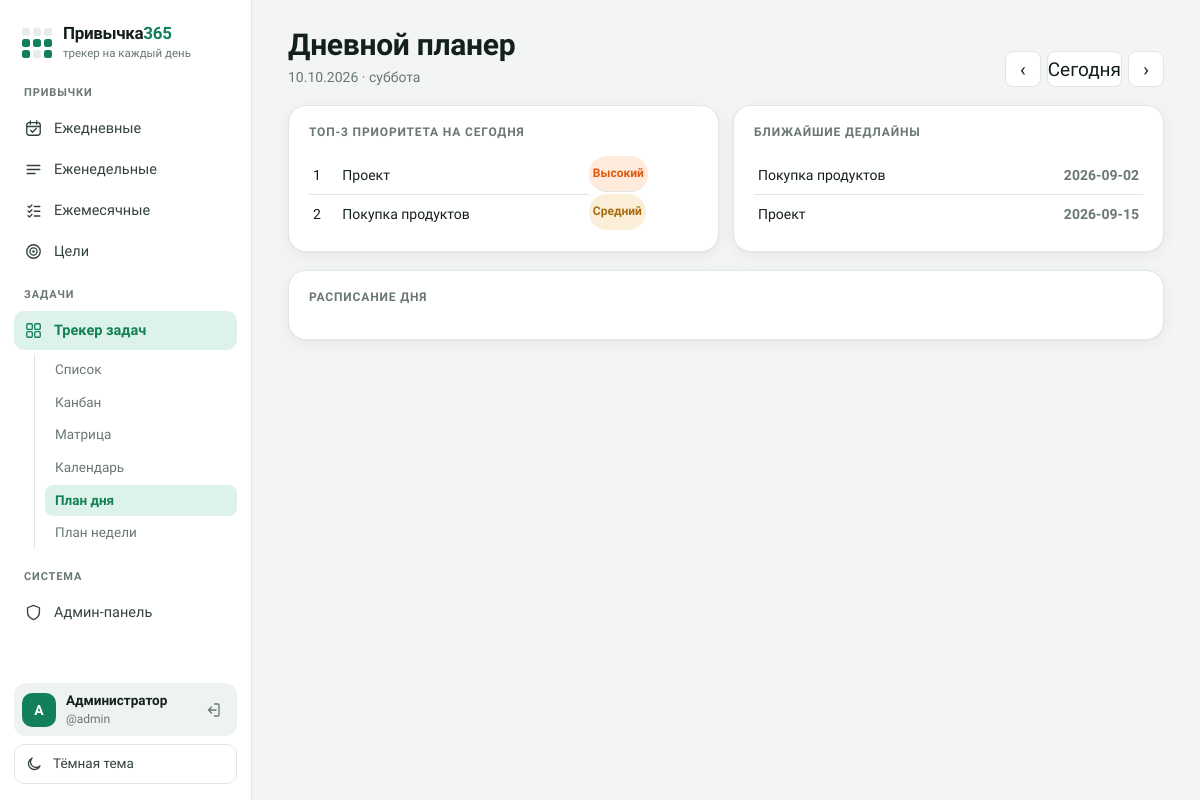
/tasks/planner/daily (signed in), run on the app's committed database.
### tables this page shows
CREATE TABLE users (
        id INTEGER PRIMARY KEY AUTOINCREMENT,
        username TEXT UNIQUE NOT NULL,
        display_name TEXT NOT NULL,
        password_hash TEXT NOT NULL,
        is_admin INTEGER DEFAULT 0,
        created_at TEXT DEFAULT CURRENT_TIMESTAMP
    );

CREATE TABLE tasks (
        id INTEGER PRIMARY KEY AUTOINCREMENT,
        user_id INTEGER NOT NULL,
        title TEXT NOT NULL,
        due_date TEXT,
        assignee TEXT,
        status TEXT DEFAULT 'Не начато',
        category TEXT,
        priority TEXT DEFAULT 'Средний',
        important INTEGER DEFAULT 0,
        urgent INTEGER DEFAULT 0,
        description TEXT,
        created_at TEXT DEFAULT CURRENT_TIMESTAMP,
        FOREIGN KEY (user_id) REFERENCES users(id) ON DELETE CASCADE
    );

### app.py (the view)
@app.route("/tasks/planner/daily")
@app.route("/tasks/planner/daily/<iso_date>")
@login_required
def tasks_planner_daily(iso_date=None):
    user_id = session['user_id']
    d = date.fromisoformat(iso_date) if iso_date else date.today()
    schedule = db.get_schedule(user_id, d.isoformat())
    open_tasks = db.get_tasks(user_id)
    open_tasks = [t for t in open_tasks if t["status"] != "Выполнено"]
    prio_order = {"Критичный": 0, "Высокий": 1, "Средний": 2, "Низкий": 3}
    top3 = sorted(open_tasks, key=lambda t: prio_order.get(t["priority"], 9))[:3]
    upcoming = sorted(
        [t for t in db.get_tasks(user_id) if t["due_date"] and t["status"] != "Выполнено"],
        key=lambda t: t["due_date"]
    )[:8]
    return render_template(
        "tasks_planner.html", mode="daily", the_date=d, schedule=schedule,
        open_tasks=open_tasks, upcoming=upcoming, top3=top3,
        prev_date=(d - timedelta(days=1)).isoformat(),
        next_date=(d + timedelta(days=1)).isoformat(),
        active="tasks", tasks_tab="daily",
    )

### app.py (called while the page is built)
def today_ym():
    t = date.today()
    return t.year, t.month

@app.before_request
def log_visits():
    if request.path.startswith('/static/') or request.path in ['/login', '/register']:
        return
    if request.headers.get('X-Requested-With') == 'XMLHttpRequest':
        return
    user_id = session.get('user_id')
    db.log_visit(
        user_id=user_id,
        ip=request.remote_addr,
        user_agent=request.headers.get('User-Agent'),
        path=request.path
    )

def login_required(f):
    @wraps(f)
    def decorated_function(*args, **kwargs):
        if 'user_id' not in session:
            flash('Пожалуйста, войдите в систему')
            return redirect(url_for('login'))
        return f(*args, **kwargs)
    return decorated_function

def get_current_user():
    if 'user_id' in session:
        conn = db.get_db()
        user = conn.execute(
            "SELECT id, username, display_name, is_admin FROM users WHERE id = ?",
            (session['user_id'],)
        ).fetchone()
        conn.close()
        return dict(user) if user else None
    return None

@app.context_processor
def inject_now():
    y, m = today_ym()
    return {
        "now_y": y,
        "now_m": m,
        "date": date,
        "current_user": get_current_user()
    }

### database.py (called while the page is built)
def get_db():
    conn = sqlite3.connect(DB_PATH)
    conn.row_factory = sqlite3.Row
    conn.execute("PRAGMA foreign_keys = ON")
    return conn

def log_visit(user_id=None, ip=None, user_agent=None, path=None):
    conn = get_db()
    conn.execute(
        "INSERT INTO visits (user_id, ip, user_agent, path) VALUES (?, ?, ?, ?)",
        (user_id, ip, user_agent, path)
    )
    conn.commit()
    conn.close()

def get_schedule(user_id, date_str):
    conn = get_db()
    rows = conn.execute(
        "SELECT * FROM schedule WHERE user_id = ? AND date = ?",
        (user_id, date_str)
    ).fetchall()
    conn.close()
    return [dict(r) for r in rows]

### templates/tasks_planner.html (shortened to what this page needs)
{% extends "base.html" %}
{% block content %}
{% if mode == 'daily' %}
<div class="page-header">
  <div>
    <h1>Дневной планер</h1>
    <p class="muted">{{ the_date.strftime('%d.%m.%Y') }} &middot; {{ ['понедельник','вторник','среда','четверг','пятница','суббота','воскресенье'][the_date.weekday()] }}</p>
  </div>
  <div class="month-nav">
    <a class="btn-icon" href="{{ url_for('tasks_planner_daily', iso_date=prev_date) }}">‹</a>
    <a class="btn-icon" href="{{ url_for('tasks_planner_daily') }}">Сегодня</a>
    <a class="btn-icon" href="{{ url_for('tasks_planner_daily', iso_date=next_date) }}">›</a>
  </div>
</div>
<div class="tasks-top-grid" style="grid-template-columns: 1fr 1fr;">
  <div class="card">
    <div class="card-title">Топ-3 приоритета на сегодня</div>
    <table class="stat-table">
      {% for t in top3 %}
      <tr><td>{{ loop.index }}</td><td>{{ t.title }}</td><td class="badge badge-{{ t.priority }}">{{ t.priority }}</td></tr>
      {% else %}
      <tr><td class="muted">Нет открытых задач</td></tr>
      {% endfor %}
    </table>
  </div>
  <div class="card">
    <div class="card-title">Ближайшие дедлайны</div>
    <table class="stat-table">
      {% for t in upcoming %}
      <tr><td>{{ t.title }}</td><td class="muted">{{ t.due_date }}</td></tr>
      {% else %}<tr><td class="muted">Нет задач со сроком</td></tr>{% endfor %}
    </table>
  </div>
</div>
<div class="card">
  <div class="card-title">Расписание дня</div>
</div>
{% endif %}
{% endblock %}

### templates/base.html (shortened to what this page needs)
<!DOCTYPE html>
<html lang="ru">
<head>
<link rel="stylesheet" href="{{ url_for('static', filename='css/style.css') }}">
</head>
<body>
<div class="app-shell">
  <aside class="sidebar">
    <a class="brand" href="{{ url_for('index') }}">
      <span class="brand-mark" aria-hidden="true">
        <i></i><i></i><i></i><i class="on"></i><i class="on"></i><i class="on"></i><i class="on"></i><i></i><i class="on"></i>
      </span>
      <span class="brand-text">
        <span class="brand-title">Привычка<b>365</b></span>
        <span class="brand-sub">трекер на каждый день</span>
      </span>
    </a>
    <nav class="nav" aria-label="Разделы">
      <div class="nav-group-label">Привычки</div>
      <a href="{{ url_for('daily', year=year|default(now_y), month=month|default(now_m)) }}"
         class="nav-link {{ 'active' if active=='daily' else '' }}">
        <svg class="nav-ico" viewBox="0 0 24 24" aria-hidden="true"><rect x="3.5" y="4.5" width="17" height="16" rx="3"/><path d="M3.5 9.5h17M8 2.5v4M16 2.5v4M8.5 14.5l2.2 2.2 4.8-4.8"/></svg>
        Ежедневные
      </a>
      <a href="{{ url_for('weekly', year=year|default(now_y), month=month|default(now_m)) }}"
         class="nav-link {{ 'active' if active=='weekly' else '' }}">
        <svg class="nav-ico" viewBox="0 0 24 24" aria-hidden="true"><path d="M4 7h16M4 12h16M4 17h10"/></svg>
        Еженедельные
      </a>
      <a href="{{ url_for('monthly', year=year|default(now_y), month=month|default(now_m)) }}"
         class="nav-link {{ 'active' if active=='monthly' else '' }}">
        <svg class="nav-ico" viewBox="0 0 24 24" aria-hidden="true"><path d="M5 6.5l1.8 1.8L10 5M5 12.5l1.8 1.8L10 11M5 18.5l1.8 1.8L10 17M13 7h7M13 13h7M13 19h7"/></svg>
        Ежемесячные
      </a>
      <a href="{{ url_for('goals') }}" class="nav-link {{ 'active' if active=='goals' else '' }}">
        <svg class="nav-ico" viewBox="0 0 24 24" aria-hidden="true"><circle cx="12" cy="12" r="8.5"/><circle cx="12" cy="12" r="4.5"/><circle cx="12" cy="12" r=".8"/></svg>
        Цели
      </a>
      <div class="nav-group-label">Задачи</div>
      <a href="{{ url_for('tasks_list') }}" class="nav-link {{ 'active' if active=='tasks' else '' }}">
        <svg class="nav-ico" viewBox="0 0 24 24" aria-hidden="true"><rect x="3.5" y="3.5" width="7" height="7" rx="1.5"/><rect x="13.5" y="3.5" width="7" height="7" rx="1.5"/><rect x="3.5" y="13.5" width="7" height="7" rx="1.5"/><rect x="13.5" y="13.5" width="7" height="7" rx="1.5"/></svg>
        Трекер задач
      </a>
      {% if active == 'tasks' %}
      <div class="subnav">
        <a href="{{ url_for('tasks_list') }}" class="subnav-link {{ 'active' if tasks_tab=='list' else '' }}">Список</a>
        <a href="{{ url_for('tasks_kanban') }}" class="subnav-link {{ 'active' if tasks_tab=='kanban' else '' }}">Канбан</a>
        <a href="{{ url_for('tasks_matrix') }}" class="subnav-link {{ 'active' if tasks_tab=='matrix' else '' }}">Матрица</a>
        <a href="{{ url_for('tasks_calendar', year=now_y, month=now_m) }}" class="subnav-link {{ 'active' if tasks_tab=='calendar' else '' }}">Календарь</a>
        <a href="{{ url_for('tasks_planner_daily') }}" class="subnav-link {{ 'active' if tasks_tab=='daily' else '' }}">План дня</a>
        <a href="{{ url_for('tasks_planner_weekly') }}" class="subnav-link {{ 'active' if tasks_tab=='weekly' else '' }}">План недели</a>
      </div>
      {% endif %}
      {% if current_user and current_user.is_admin %}
      <div class="nav-group-label">Система</div>
      <a href="{{ url_for('admin_panel') }}" class="nav-link {{ 'active' if active=='admin' else '' }}">
        <svg class="nav-ico" viewBox="0 0 24 24" aria-hidden="true"><path d="M12 3l7.5 3v5.5c0 4.5-3.2 8-7.5 9.5-4.3-1.5-7.5-5-7.5-9.5V6z"/></svg>
        Админ-панель
      </a>
      {% endif %}
    </nav>
    <div class="sidebar-bottom">
      {% if current_user %}
      <div class="user-profile">
        <div class="user-avatar">{{ (current_user.display_name or current_user.username)[0]|upper }}</div>
        <div class="user-info">
          <div class="user-name">{{ current_user.display_name or current_user.username }}</div>
          <div class="user-username">@{{ current_user.username }}</div>
        </div>
        <a href="{{ url_for('logout') }}" class="logout-btn" title="Выйти" aria-label="Выйти">
          <svg viewBox="0 0 24 24" aria-hidden="true"><path d="M14 4h4.5A1.5 1.5 0 0 1 20 5.5v13a1.5 1.5 0 0 1-1.5 1.5H14M10 16l-4-4 4-4M6 12h10"/></svg>
        </a>
      </div>
      {% endif %}
      <button id="theme-toggle" class="theme-toggle" type="button">
        <svg class="theme-ico" viewBox="0 0 24 24" aria-hidden="true"><path d="M20 14.5A8 8 0 1 1 9.5 4a6.5 6.5 0 0 0 10.5 10.5z"/></svg>
        <span id="theme-label">Тёмная тема</span>
      </button>
    </div>
  </aside>
  <main class="content">
    {% block content %}{% endblock %}
  </main>
</div>
</body>
</html>

### data on the page
users: display_name "А", display_name "Администратор", username "admin"
tasks: title "Проект", priority "Высокий", due_date "2026-09-15"
tasks: title "Покупка продуктов", priority "Средний", due_date "2026-09-02"

### other printed values
{{ the_date.strftime('%d.%m.%Y') }} "10.10.2026"
